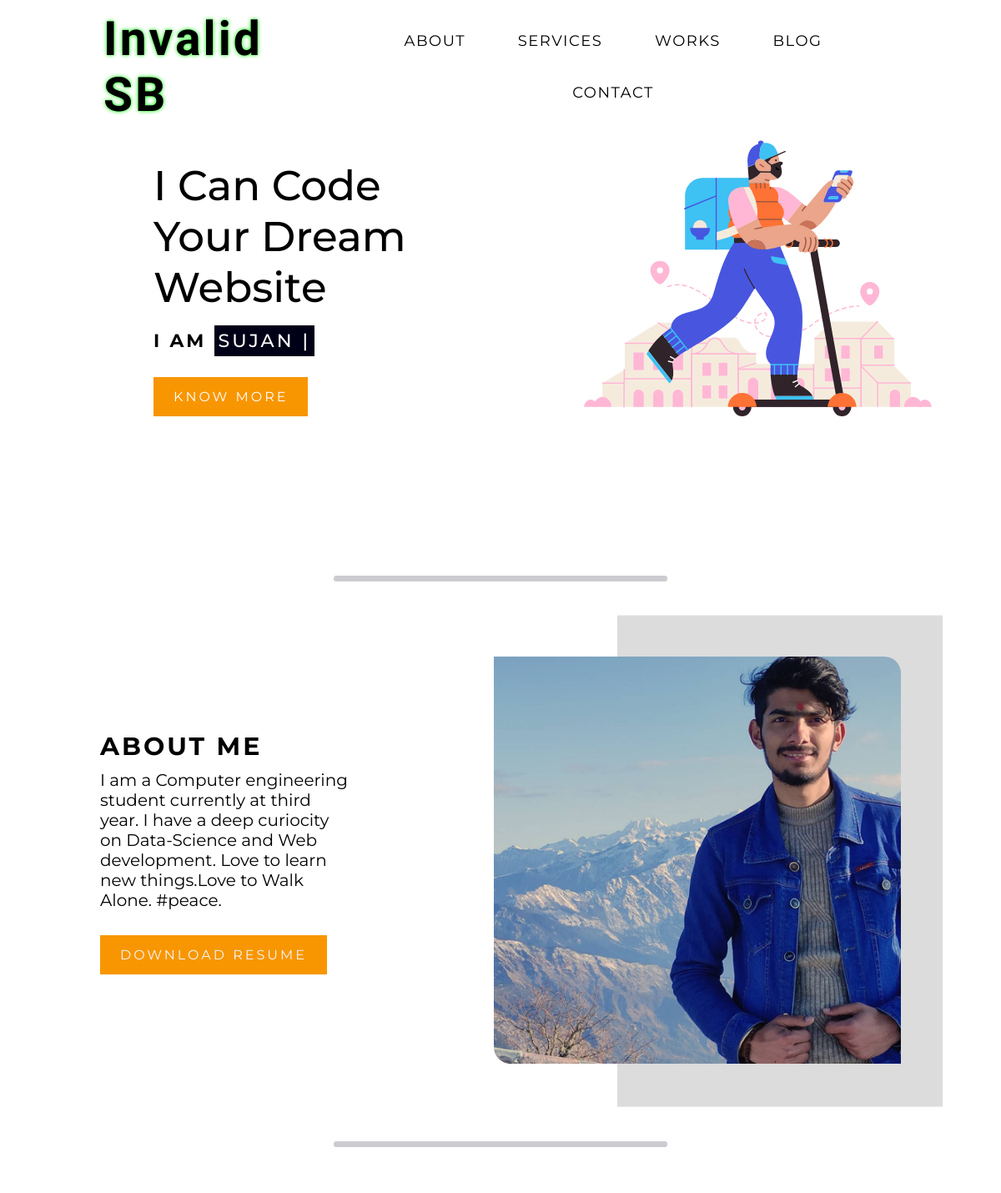
The app's page / (upper part), older data.
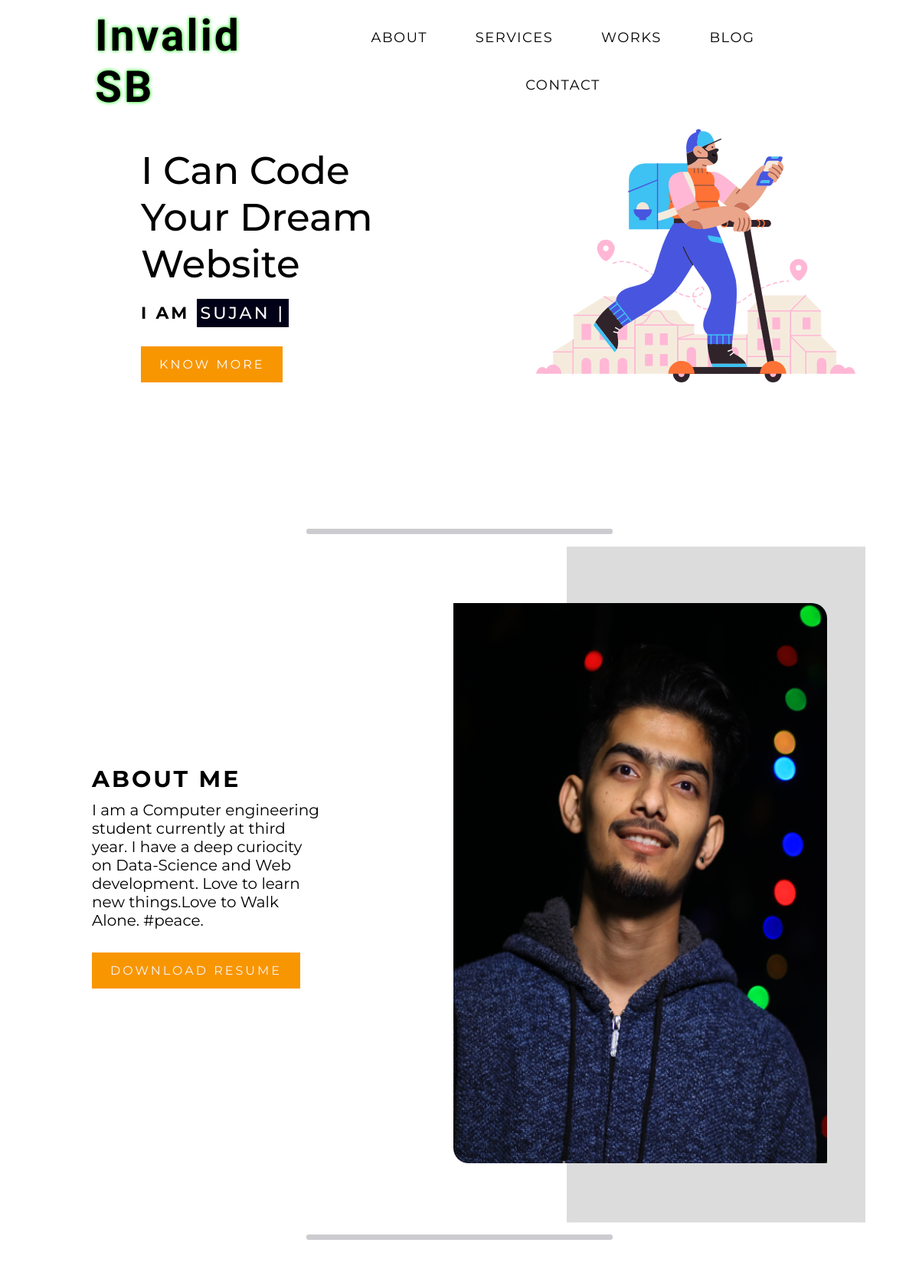
The same page, newer data.
### core/models.py (models this page shows, shortened)
class About(models.Model):
	description = models.TextField()
	image = models.ImageField(upload_to ="about")

### core/views.py (the view)
# urls.py: path('', HomeTemplateView.as_view(),name="home"),
class HomeTemplateView(TemplateView):
	template_name ='core/index.html'
	def get_context_data (self,**kwargs):
		context =super().get_context_data(**kwargs)
		context['about']=About.objects.first()
		context['services']=Service.objects.all()
		context['works']=SelectedWorks.objects.all()
		return context

### core/templates/core/index.html (shortened to what this page needs)
{% extends "../base.html" %}
{% load static %}
{% block body %}
    <section id="nav-bar" class="container">
      <header class="nav-bar">
        <div class="brand"><a href="/"><h1>Invalid SB</h1></a></div>
        <div class="nav-list">
          <ul>
            <li><a href="#about">About</a></li>
            <li><a href="#services">Services</a></li>
            <li><a href="#works">Works</a></li>
            <li><a href="./blogs">Blog</a></li>
            <li><a href="./contact">Contact</a></li>
          </ul>
        </div>
      </header>
    </section>
    <section id="hero" class="hero container">
        <div class="hero-info">
        <h1 class="hero-main-heading">I Can Code <br><span>Your Dream Website<span></h1>
          <h4 class="subheading">I am <span class="type"></span></h4>
          <a href="#about" type="button" class="hero-info-button">Know More</a>
        </div>
        <div class="hero-img">
          <img class="" src="{% static 'core/WFH_svg/wfh_2.svg' %}"/>
        </div>
      </section>
      <div class="line"></div>
      <section id="about" class="about container">
        <div class="about-info" data-aos="fade-in">
            <h2 class="about-info-heading">About Me</h2>
            <p class="about-info-desc">{{about.description}}</p>
            <a href="#" type="button" class="about-info-button">Download Resume</a>
        </div>
        <div class="about-img ptwo">
            <div class="about-img-wrapper">
                <img src="{{about.image.url}}" alt="Image Couldnot Reachable">
            </div>
        </div>
    </section>
      <div class="line"></div>
      <div id="services" class="services container">
      </div>
        {% endblock body %}

### core/templates/base.html (shortened to what this page needs)
{% load static %}
<!DOCTYPE html>
<html lang="en">
  <head>
    <link rel="stylesheet" href="https://cdnjs.cloudflare.com/ajax/libs/font-awesome/5.12.1/css/all.min.css" />
      <link rel="stylesheet" href="https://unpkg.com/aos@next/dist/aos.css" />
    <link rel="stylesheet" href="{% static 'core/css/style.css' %}">
    <link rel="stylesheet" href="{% static 'core/css/contact_style.css' %}">
    <link rel="stylesheet" href="{% static 'core/css/blogstyle.css' %}">
  </head>
  <body>
    {% block body %}
    {% endblock body %}
      </body>
    </html>

### core/static/core/css/style.css (style rules this page uses)
* { padding: 0; margin: 0; box-sizing: border-box; z-index: 1; }
html { font-size: 10px; font-family: 'Montserrat', sans-serif; scroll-behavior: smooth; }
.container { width: 100%; height: auto; display: flex; align-items: center; justify-content: center; }
.nav-bar { top: 0; padding: 1.3rem 0.4rem; width: 100%; position: fixed; display: flex; align-items: center; justify-content: space-between; z-index: 100; }
.nav-bar .brand a { font-size: 3.8rem; font-family: 'Yellowtail', cursive; color: black; text-decoration:none; text-shadow: 0 0 5px rgb(0,255,0); letter-spacing: 0.3rem; }
.nav-bar .nav-list { display: flex; align-items: center; justify-content: center; }
.nav-bar .nav-list ul { position: absolute; width: 100%; top: 0; left: 0; padding: 5rem 0; transform: translateY(-100%); transition: .3s ease transform; text-align: center; }
.nav-bar .nav-list ul li { list-style: none; display: block; position: relative; }
.nav-bar .nav-list ul li:after { content: ''; position: absolute; width: 5rem; height: .2rem; background-color: rgb(0,0,23); left: 50%; transform: translateX(-50%) scale(0); bottom: 0; transition: .3s ease transform; }
.nav-bar .nav-list ul li a { font-size: 1.8rem; text-decoration: none; text-transform: uppercase; color: black; display: block; letter-spacing: .15rem; padding: 2rem 3rem; }
.hero { min-height: 80vh; width: 100%; padding-top: 50px; justify-content: center; display: flex; flex-direction: column-reverse; justify-content: center; align-items: center; }
.hero .hero-info { width: 40%; text-align: left; }
.hero .hero-info .hero-main-heading { font-size: 5rem; font-weight: 500; }
.hero .hero-info .subheading { font-size: 2.2rem; text-transform: uppercase; letter-spacing: .3rem; color: black; margin-top: 20px; }
.hero .hero-info .subheading span { background-color: rgb(0,0,23); color: white; font-weight: 500; padding: 5px; }
.hero .hero-info .hero-info-button { padding: 1.4rem 2.4rem; margin-top: 30px; display: inline-block; font-size: 1.6rem; text-transform: uppercase; color: white; text-decoration: none; letter-spacing: .3rem; background-color: rgb(248, 150, 2); }
.hero .hero-img { height: auto; width: 60%; margin-bottom: 3rem; }
.hero .hero-img img { height: 150%; width: 150%; }
.line { align-items: center; height: 7px; width: 400px; margin: 50px auto; border-radius: 3px; background-color: rgba(0,0,23,0.2); }
.about { width: 100%; flex-direction: column; }
.about .about-info { text-align: center; }
.about .about-info .about-info-heading { font-size: 3rem; text-transform: uppercase; letter-spacing: .3rem; color: black; }
.about .about-info .about-info-desc { font-size: 2rem; margin-top: 10px; }
.about .about-info .about-info-button { padding: 1.4rem 2.4rem; background-color: rgb(248, 150, 2); letter-spacing: 0.3rem; display: inline-block; color: whitesmoke; text-decoration: none; font-size: 1.6rem; text-transform: uppercase; margin-top: 20px; margin-bottom: 20px; transition: .3s ease background-color; }
.about .about-img { margin: 40px 0px; display: block; z-index: 10; }
.about .about-img .about-img-wrapper { display: block; height: auto; max-width: 500px; position: relative; z-index: -10; }
.about .about-img .about-img-wrapper img { height: 100%; width: 100%; border-top-right-radius: 20px; border-bottom-left-radius: 20px; z-index: 10; }
.about .about-img .about-img-wrapper::after { position: absolute; content: ''; right: -5rem; top: 50%; transform: translateY(-50%); width: 80%; height: 120%; z-index: -10; background-color: rgba(34, 33, 33, 0.158); }
#services { width:80%; margin:50px auto; font-family: 'Poppins', sans-serif; }
@media only screen and (min-width: 768px) { .nav-bar { width: 80%; } }
@media only screen and (min-width: 768px) { .nav-bar .nav-list ul { transform: translateX(0); position: initial; padding: 0; background-color: transparent; } }
@media only screen and (min-width: 768px) { .nav-bar .nav-list ul li { display: inline-block; } }
@media only screen and (min-width: 768px) { .hero { flex-direction: row; width: 90%; margin: auto; justify-content: center; align-items: center; } }
@media only screen and (min-width: 768px) { .hero .hero-info { max-width: 80%; text-align: left; } }
@media only screen and (min-width: 768px) { .hero .hero-img { width: 400px; } }
@media only screen and (min-width: 768px) { .about { width: 80%; margin: 0 auto; flex-direction: row; } }
@media only screen and (min-width: 768px) { .about .about-info { width: 50%; text-align: left; padding-right: 17rem; } }

Row changes from the older to the newer data that the page shows:
changed About: image: a different picture
